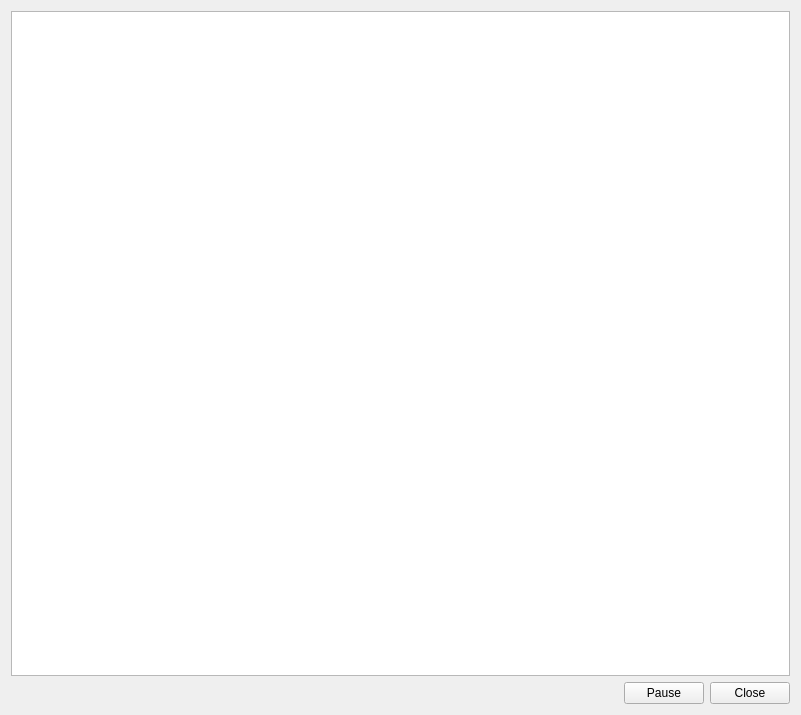
<?xml version="1.0" encoding="UTF-8"?>
<ui version="4.0">
 <class>JobViewer</class>
 <widget class="QWidget" name="JobViewer">
  <property name="geometry">
   <rect>
    <x>0</x>
    <y>0</y>
    <width>801</width>
    <height>715</height>
   </rect>
  </property>
  <layout class="QVBoxLayout" name="verticalLayout">
   <item>
    <widget class="QTreeView" name="view">
     <property name="showDropIndicator" stdset="0">
      <bool>false</bool>
     </property>
     <property name="alternatingRowColors">
      <bool>true</bool>
     </property>
     <property name="rootIsDecorated">
      <bool>false</bool>
     </property>
    </widget>
   </item>
   <item>
    <layout class="QHBoxLayout" name="horizontalLayout">
     <item>
      <spacer name="horizontalSpacer">
       <property name="orientation">
        <enum>Qt::Horizontal</enum>
       </property>
       <property name="sizeHint" stdset="0">
        <size>
         <width>40</width>
         <height>20</height>
        </size>
       </property>
      </spacer>
     </item>
     <item>
      <widget class="QPushButton" name="pause">
       <property name="text">
        <string>Pause</string>
       </property>
      </widget>
     </item>
     <item>
      <widget class="QPushButton" name="pushButton">
       <property name="text">
        <string>Close</string>
       </property>
      </widget>
     </item>
    </layout>
   </item>
  </layout>
 </widget>
 <resources/>
 <connections/>
</ui>
